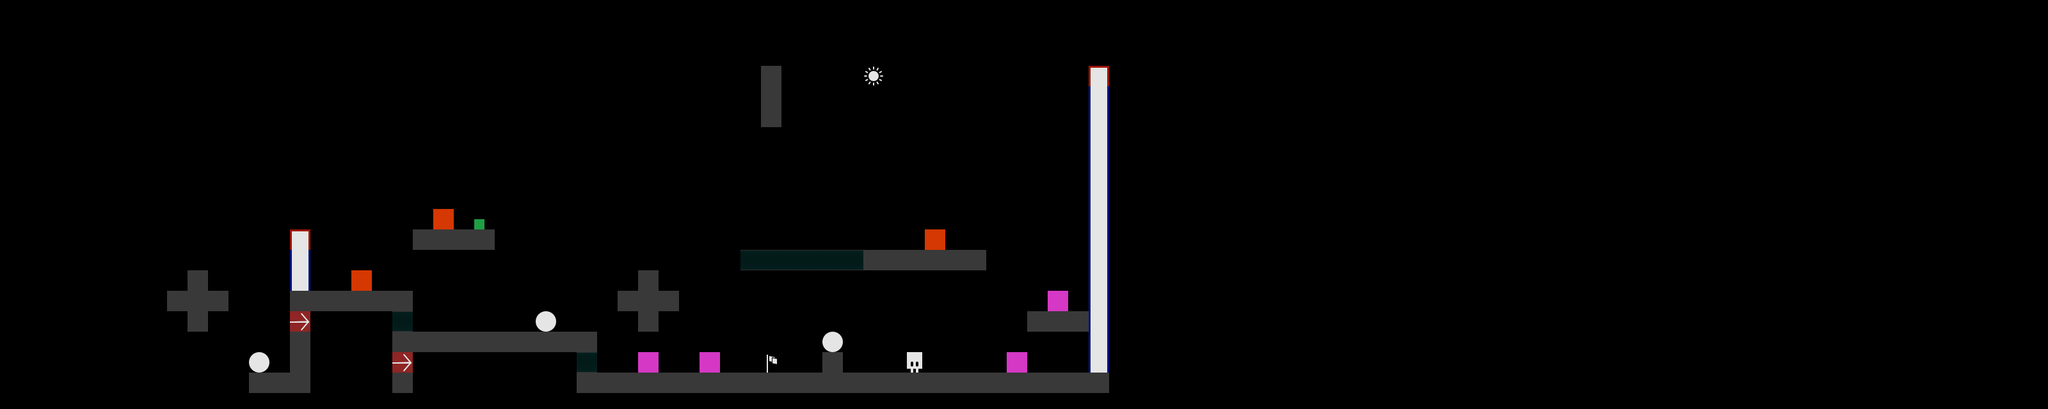

Tiled map render using the project's own tile images. Description and the whole map definition, tile-layer contents included, below:
An orthogonal 100x20 tile map with 32x32 px tiles, 1 tile layer (Highway).

<map version="1.2" tiledversion="2019.03.13" orientation="orthogonal" renderorder="right-down" width="100" height="20" tilewidth="32" tileheight="32" infinite="0" nextlayerid="2" nextobjectid="1">
 <tileset firstgid="1" source="tiles2.tsx" />
 <layer id="1" name="Highway" width="100" height="20" opacity="0.9" offsetx="133.333" offsety="103.03">
  <properties>
   <property name="title" value="The shotgun won't stop them..." />
  </properties>
  <data encoding="csv">
0,0,0,0,0,0,0,0,0,0,0,0,0,0,0,0,0,0,0,0,0,0,0,0,0,0,0,0,0,0,0,0,0,1,0,0,0,0,10,0,0,0,0,0,0,0,0,0,0,3,0,0,0,0,0,0,0,0,0,0,0,0,0,0,0,0,0,0,0,0,0,0,0,0,0,0,0,0,0,0,0,0,0,0,0,0,0,0,0,0,0,0,0,0,0,0,0,0,0,0,
0,0,0,0,0,0,0,0,0,0,0,0,0,0,0,0,0,0,0,0,0,0,0,0,0,0,0,0,0,0,0,0,0,1,0,0,0,0,0,0,0,0,0,0,0,0,0,0,0,2,0,0,0,0,0,0,0,0,0,0,0,0,0,0,0,0,0,0,0,0,0,0,0,0,0,0,0,0,0,0,0,0,0,0,0,0,0,0,0,0,0,0,0,0,0,0,0,0,0,0,
0,0,0,0,0,0,0,0,0,0,0,0,0,0,0,0,0,0,0,0,0,0,0,0,0,0,0,0,0,0,0,0,0,1,0,0,0,0,0,0,0,0,0,0,0,0,0,0,0,2,0,0,0,0,0,0,0,0,0,0,0,0,0,0,0,0,0,0,0,0,0,0,0,0,0,0,0,0,0,0,0,0,0,0,0,0,0,0,0,0,0,0,0,0,0,0,0,0,0,0,
0,0,0,0,0,0,0,0,0,0,0,0,0,0,0,0,0,0,0,0,0,0,0,0,0,0,0,0,0,0,0,0,0,0,0,0,0,0,0,0,0,0,0,0,0,0,0,0,0,2,0,0,0,0,0,0,0,0,0,0,0,0,0,0,0,0,0,0,0,0,0,0,0,0,0,0,0,0,0,0,0,0,0,0,0,0,0,0,0,0,0,0,0,0,0,0,0,0,0,0,
0,0,0,0,0,0,0,0,0,0,0,0,0,0,0,0,0,0,0,0,0,0,0,0,0,0,0,0,0,0,0,0,0,0,0,0,0,0,0,0,0,0,0,0,0,0,0,0,0,2,0,0,0,0,0,0,0,0,0,0,0,0,0,0,0,0,0,0,0,0,0,0,0,0,0,0,0,0,0,0,0,0,0,0,0,0,0,0,0,0,0,0,0,0,0,0,0,0,0,0,
0,0,0,0,0,0,0,0,0,0,0,0,0,0,0,0,0,0,0,0,0,0,0,0,0,0,0,0,0,0,0,0,0,0,0,0,0,0,0,0,0,0,0,0,0,0,0,0,0,2,0,0,0,0,0,0,0,0,0,0,0,0,0,0,0,0,0,0,0,0,0,0,0,0,0,0,0,0,0,0,0,0,0,0,0,0,0,0,0,0,0,0,0,0,0,0,0,0,0,0,
0,0,0,0,0,0,0,0,0,0,0,0,0,0,0,0,0,0,0,0,0,0,0,0,0,0,0,0,0,0,0,0,0,0,0,0,0,0,0,0,0,0,0,0,0,0,0,0,0,2,0,0,0,0,0,0,0,0,0,0,0,0,0,0,0,0,0,0,0,0,0,0,0,0,0,0,0,0,0,0,0,0,0,0,0,0,0,0,0,0,0,0,0,0,0,0,0,0,0,0,
0,0,0,0,0,0,0,0,0,0,0,0,0,0,0,0,0,6,0,11,0,0,0,0,0,0,0,0,0,0,0,0,0,0,0,0,0,0,0,0,0,0,0,0,0,0,0,0,0,2,0,0,0,0,0,0,0,0,0,0,0,0,0,0,0,0,0,0,0,0,0,0,0,0,0,0,0,0,0,0,0,0,0,0,0,0,0,0,0,0,0,0,0,0,0,0,0,0,0,0,
0,0,0,0,0,0,0,0,0,0,3,0,0,0,0,0,1,1,1,1,0,0,0,0,0,0,0,0,0,0,0,0,0,0,0,0,0,0,0,0,0,6,0,0,0,0,0,0,0,2,0,0,0,0,0,0,0,0,0,0,0,0,0,0,0,0,0,0,0,0,0,0,0,0,0,0,0,0,0,0,0,0,0,0,0,0,0,0,0,0,0,0,0,0,0,0,0,0,0,0,
0,0,0,0,0,0,0,0,0,0,2,0,0,0,0,0,0,0,0,0,0,0,0,0,0,0,0,0,0,0,0,0,16,16,16,16,16,16,1,1,1,1,1,1,0,0,0,0,0,2,0,0,0,0,0,0,0,0,0,0,0,0,0,0,0,0,0,0,0,0,0,0,0,0,0,0,0,0,0,0,0,0,0,0,0,0,0,0,0,0,0,0,0,0,0,0,0,0,0,0,
0,0,0,0,0,1,0,0,0,0,2,0,0,6,0,0,0,0,0,0,0,0,0,0,0,0,0,1,0,0,0,0,0,0,0,0,0,0,0,0,0,0,0,0,0,0,0,0,0,2,0,0,0,0,0,0,0,0,0,0,0,0,0,0,0,0,0,0,0,0,0,0,0,0,0,0,0,0,0,0,0,0,0,0,0,0,0,0,0,0,0,0,0,0,0,0,0,0,0,0,
0,0,0,0,1,1,1,0,0,0,1,1,1,1,1,1,0,0,0,0,0,0,0,0,0,0,1,1,1,0,0,0,0,0,0,0,0,0,0,0,0,0,0,0,0,0,0,7,0,2,0,0,0,0,0,0,0,0,0,0,0,0,0,0,0,0,0,0,0,0,0,0,0,0,0,0,0,0,0,0,0,0,0,0,0,0,0,0,0,0,0,0,0,0,0,0,0,0,0,0,
0,0,0,0,0,1,0,0,0,0,15,0,0,0,0,16,0,0,0,0,0,0,9,0,0,0,0,1,0,0,0,0,0,0,0,0,0,0,0,0,0,0,0,0,0,0,1,1,1,2,0,0,0,0,0,0,0,0,0,0,0,0,0,0,0,0,0,0,0,0,0,0,0,0,0,0,0,0,0,0,0,0,0,0,0,0,0,0,0,0,0,0,0,0,0,0,0,0,0,0,
0,0,0,0,0,0,0,0,0,0,1,0,0,0,0,1,1,1,1,1,1,1,1,1,1,0,0,0,0,0,0,0,0,0,0,0,9,0,0,0,0,0,0,0,0,0,0,0,0,2,0,0,0,0,0,0,0,0,0,0,0,0,0,0,0,0,0,0,0,0,0,0,0,0,0,0,0,0,0,0,0,0,0,0,0,0,0,0,0,0,0,0,0,0,0,0,0,0,0,0,
0,0,0,0,0,0,0,0,9,0,1,0,0,0,0,15,0,0,0,0,0,0,0,0,16,0,0,7,0,0,7,0,0,8,0,0,1,0,0,0,5,0,0,0,0,7,0,0,0,2,0,0,0,0,0,0,0,0,0,0,0,0,0,0,0,0,0,0,0,0,0,0,0,0,0,0,0,0,0,0,0,0,0,0,0,0,0,0,0,0,0,0,0,0,0,0,0,0,0,0,
0,0,0,0,0,0,0,0,1,1,1,0,0,0,0,1,0,0,0,0,0,0,0,0,1,1,1,1,1,1,1,1,1,1,1,1,1,1,1,1,1,1,1,1,1,1,1,1,1,1,0,0,0,0,0,0,0,0,0,0,0,0,0,0,0,0,0,0,0,0,0,0,0,0,0,0,0,0,0,0,0,0,0,0,0,0,0,0,0,0,0,0,0,0,0,0,0,0,0,0,
0,0,0,0,0,0,0,0,0,0,0,0,0,0,0,0,0,0,0,0,0,0,0,0,0,0,0,0,0,0,0,0,0,0,0,0,0,0,0,0,0,0,0,0,0,0,0,0,0,0,0,0,0,0,0,0,0,0,0,0,0,0,0,0,0,0,0,0,0,0,0,0,0,0,0,0,0,0,0,0,0,0,0,0,0,0,0,0,0,0,0,0,0,0,0,0,0,0,0,0,
0,0,0,0,0,0,0,0,0,0,0,0,0,0,0,0,0,0,0,0,0,0,0,0,0,0,0,0,0,0,0,0,0,0,0,0,0,0,0,0,0,0,0,0,0,0,0,0,0,0,0,0,0,0,0,0,0,0,0,0,0,0,0,0,0,0,0,0,0,0,0,0,0,0,0,0,0,0,0,0,0,0,0,0,0,0,0,0,0,0,0,0,0,0,0,0,0,0,0,0,
0,0,0,0,0,0,0,0,0,0,0,0,0,0,0,0,0,0,0,0,0,0,0,0,0,0,0,0,0,0,0,0,0,0,0,0,0,0,0,0,0,0,0,0,0,0,0,0,0,0,0,0,0,0,0,0,0,0,0,0,0,0,0,0,0,0,0,0,0,0,0,0,0,0,0,0,0,0,0,0,0,0,0,0,0,0,0,0,0,0,0,0,0,0,0,0,0,0,0,0,
0,0,0,0,0,0,0,0,0,0,0,0,0,0,0,0,0,0,0,0,0,0,0,0,0,0,0,0,0,0,0,0,0,0,0,0,0,0,0,0,0,0,0,0,0,0,0,0,0,0,0,0,0,0,0,0,0,0,0,0,0,0,0,0,0,0,0,0,0,0,0,0,0,0,0,0,0,0,0,0,0,0,0,0,0,0,0,0,0,0,0,0,0,0,0,0,0,0,0,0
</data>
 </layer>
</map>
